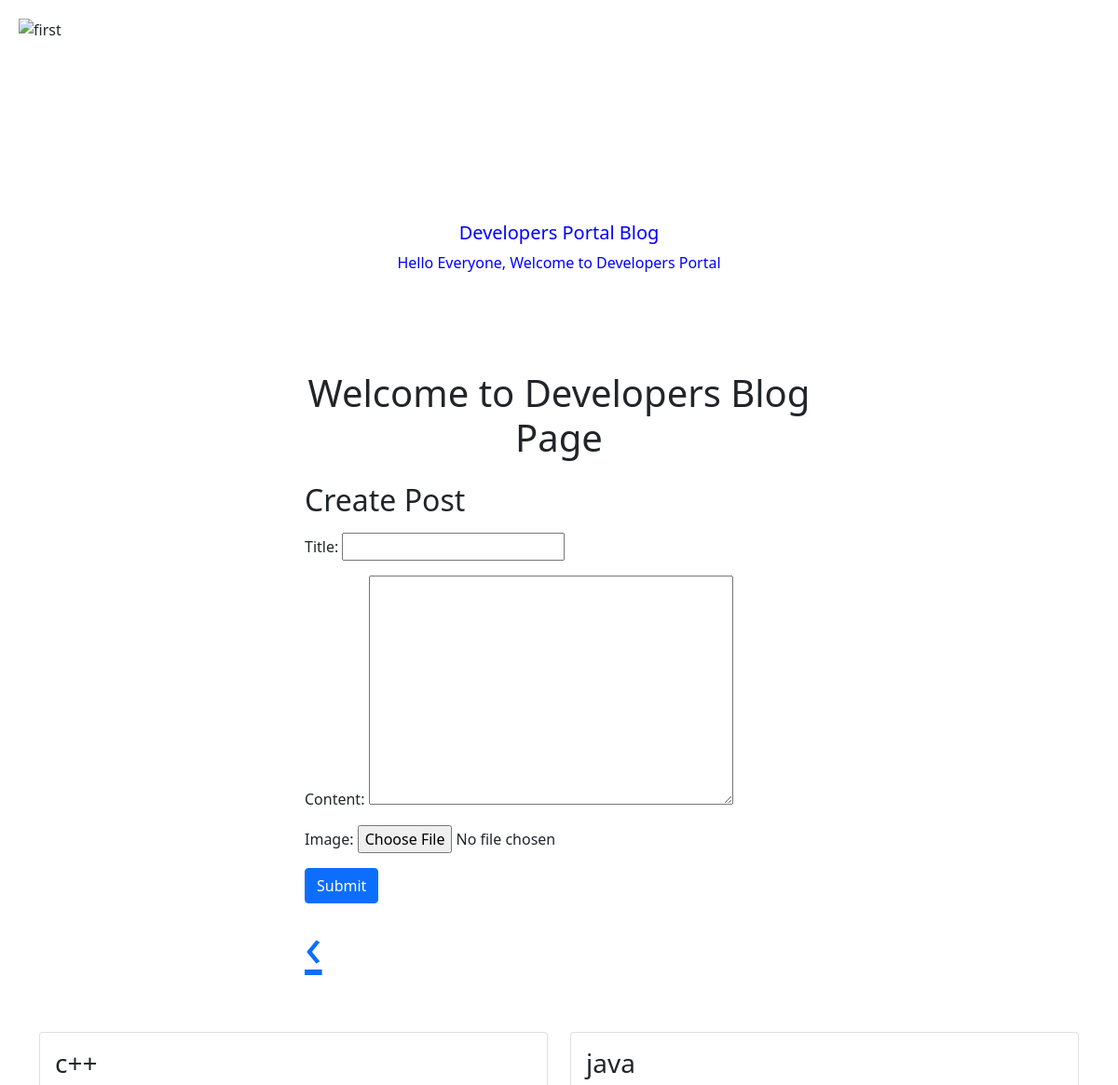
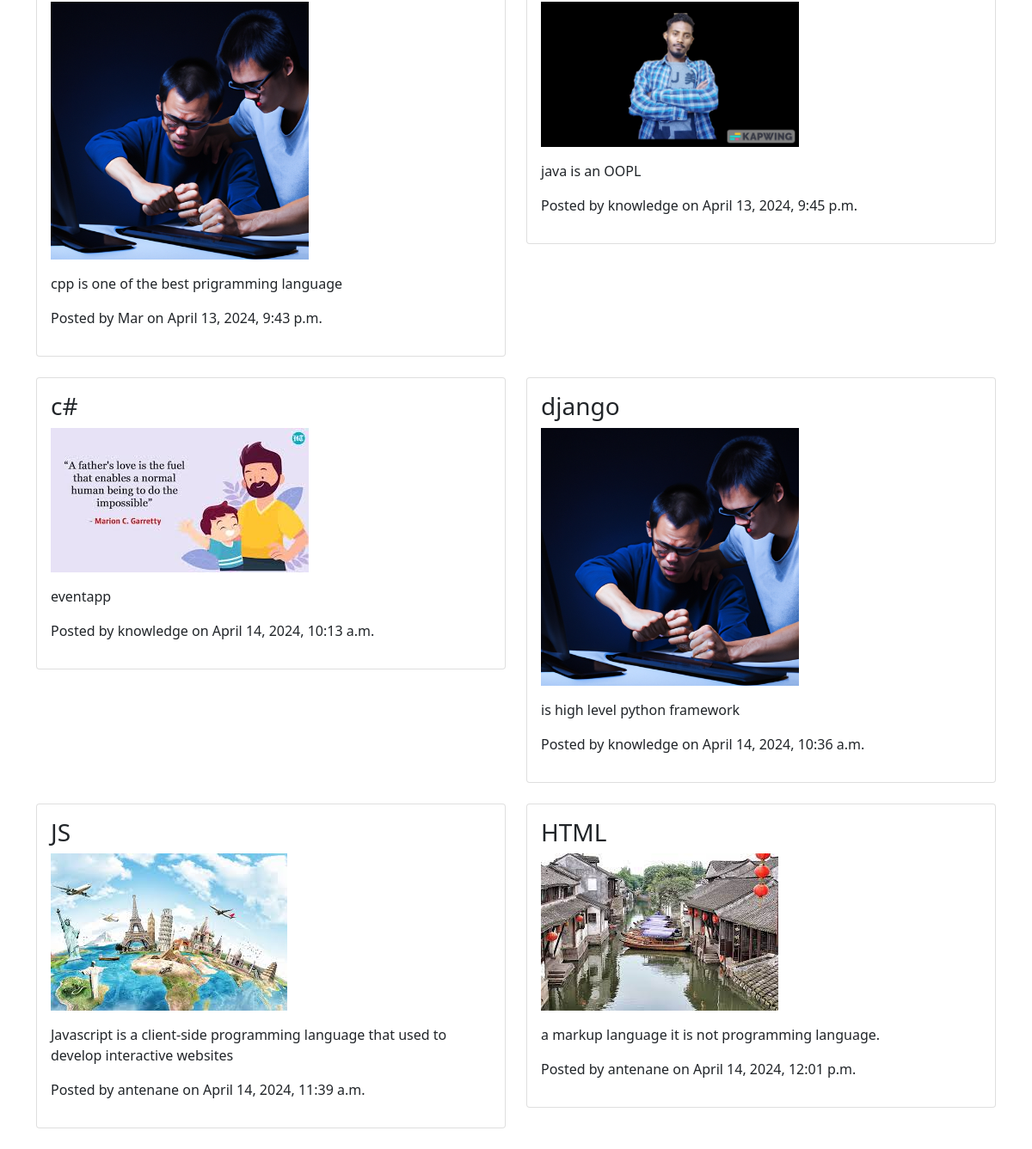
The page /post/create/ (signed in) on the database its author committed (2 pictures, top to bottom).
### knowledge_portal/models.py (models this page shows, shortened)
class BlogPost(models.Model):
    title = models.CharField(max_length=100)
    content = models.TextField()
    author = models.ForeignKey(User, on_delete=models.CASCADE)
    publication_date = models.DateTimeField(auto_now_add=True)
    edit_date = models.DateTimeField(auto_now=True)
    image = models.ImageField(upload_to='blog_images/', blank=True, null=True)

### knowledge_portal/views.py (the view)
# urls.py: path('post/create/', views.create_post, name='create_post'),
@login_required(login_url='login')
def create_post(request):
    posts = BlogPost.objects.all()  # Retrieve all posts
    if request.method == 'POST':
        form = BlogPostForm(request.POST, request.FILES)
        if form.is_valid():
            post = form.save(commit=False)
            post.author = request.user
            post.save()
            return redirect('create_post')  # Redirect to the same page after creating the post
    else:
        form = BlogPostForm()
    return render(request, 'knowledge_portal/create_post.html', {'form': form, 'posts': posts})

### knowledge_portal/forms.py
class BlogPostForm(forms.ModelForm):
    class Meta:
        model = BlogPost
        fields = ['title', 'content', 'image']

### knowledge_portal/templates/Knowledge_portal/create_post.html (shortened to what this page needs)
{% load static %}
<!doctype html>
<html lang="en">
<head>
    <link href="https://cdn.jsdelivr.net/npm/bootstrap@5.0.2/dist/css/bootstrap.min.css" rel="stylesheet">
</head>
<body>
<section>
    <div id="carouselExampleCaptions" class="carousel slide" data-bs-ride="carousel">
        <div class="carousel-indicators">
            <button type="button" data-bs-target="#carouselExampleCaptions" data-bs-slide-to="0" class="active" aria-current="true" aria-label="Slide 1"></button>
            <button type="button" data-bs-target="#carouselExampleCaptions" data-bs-slide-to="1" aria-label="Slide 2"></button>
            <button type="button" data-bs-target="#carouselExampleCaptions" data-bs-slide-to="2" aria-label="Slide 3"></button>
        </div>
        <div class="carousel-inner">
            <div class="carousel-item active">
                <img src="{% static 'knowledge_portal/images/d8.jfif' %}" class="d-block w-100 carousel-image" alt="first">
                <div class="carousel-caption d-none d-md-block">
                    <h5 style="color:blue;">Developers Portal Blog</h5>
                    <p style="color:blue;">Hello Everyone, Welcome to Developers Portal </p>
                </div>
            </div>
        </div>
        <button class="carousel-control-prev" type="button" data-bs-target="#carouselExampleCaptions" data-bs-slide="prev">
            <span class="carousel-control-prev-icon" aria-hidden="true"></span>
        </button>
        <button class="carousel-control-next" type="button" data-bs-target="#carouselExampleCaptions" data-bs-slide="next">
            <span class="carousel-control-next-icon" aria-hidden="true"></span>
        </button>
    </div>
</section>
<section class="container mt-5">
  <div class="row justify-content-center">
      <div class="col-md-6">
          <h1 class="text-center mb-4">Welcome to Developers Blog Page</h1>
          <h2 class="mb-3">Create Post</h2>
          <form method="post" enctype="multipart/form-data">
              {{ form.as_p }}
              <button type="submit" class="btn btn-primary">Submit</button>
          </form>
          <a href="/" style="font-size: 60px;">&#8249;</a>
      </div>
  </div>
  <div class="row justify-content-center mt-5" id="postContainer">
      {% for post in posts %}
      <div class="col-md-6">
          <div class="card mb-4">
              <div class="card-body">
                  <h3>{{ post.title }}</h3>
                  {% if post.image %}
                      <img src="{{ post.image.url }}" alt="{{ post.title }}" class="img-fluid mb-3" style="max-width: 300px;">
                  {% endif %}
                  <p>{{ post.content }}</p>
                  <p>Posted by {{ post.author.username }} on {{ post.publication_date }}</p>
              </div>
          </div>
      </div>
      {% endfor %}
  </div>
</section>
</body>
</html>

### knowledge_portal/templates/Knowledge_portal/create_post.html (style rules this page uses)
.carousel-image { height: 350px; object-fit: cover; padding: 20px; }

### rows shown on the page
BlogPost: title "c++", image (picture), content "cpp is one of the best prigramming language", author.username "Mar", publication_date "April 13, 2024, 9:43 p.m."
BlogPost: title "java", image (picture), content "java is an OOPL", author.username "knowledge", publication_date "April 13, 2024, 9:45 p.m."
BlogPost: title "c#", image (picture), content "eventapp", author.username "knowledge", publication_date "April 14, 2024, 10:13 a.m."
BlogPost: title "django", image (picture), content "is high level python framework", author.username "knowledge", publication_date "April 14, 2024, 10:36 a.m."
BlogPost: title "JS", image (picture), content "Javascript is a client-side programming language that used to develop interactive websites", author.username "antenane", publication_date "April 14, 2024, 11:39 a.m."
BlogPost: title "HTML", image (picture), content "a markup language it is not programming language.", author.username "antenane", publication_date "April 14, 2024, 12:01 p.m."
